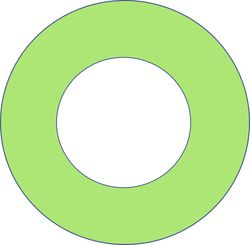
#> input picture Loop/Image/1.jpg, 250 x 245 px
$ python -i Loophandler.py   (imports and definitions only)
#> lines starting #> are read from the running program, lines starting #| are printed output that depends on the picture; after the words box and inside, x2 and y2 are one past the last pixel; in counts of white or black regions, pixels touching at a corner belong together
#> further down, picture is the input picture: shape (245, 250, 3); mean B, G, R 177, 237.9, 206.6
# -*- coding: utf-8 -*-

import cv2 as cv
import numpy as np
import math


class Loophandler (object):
    def __init__(self, img):
        self.Image = img
        self.ImgArea = img.shape[0]*img.shape[1]
#> self.ImgArea = 61250


    #图像初始化，转换成CANNY边缘图
    def __convertImagetoCanny(self):
        self.ImageOriginal = self.Image
        if self.Image is None:
            print ('some problem with the image')
        else:
            print ('Image Loaded')
        self.Image = cv.cvtColor(self.Image, cv.COLOR_BGR2GRAY)
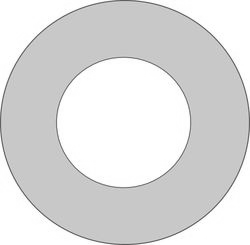
#> self.Image: shape (245, 250); min 82, max 255, mean 221.6
        self.Image = cv.GaussianBlur(self.Image, (5,5), 0)
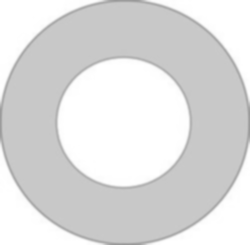
#> self.Image: shape (245, 250); min 153, max 255, mean 221.6
        self.Image = cv.adaptiveThreshold(
            self.Image,
            255,                    # Value to assign
            cv.ADAPTIVE_THRESH_MEAN_C,# Mean threshold
            cv.THRESH_BINARY,
            11,                     # Block size of small area
            2,                      # Const to substract
        )
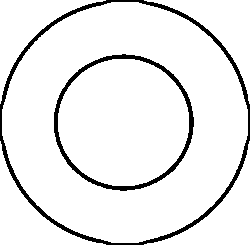
#> self.Image: shape (245, 250); 92.6% white; 2 black regions, box (x1, y1, x2, y2) and area: (0, 0, 250, 245) 2776, (54, 54, 194, 191) 1747
        self.Image = cv.Canny(
            self.Image,
            100,
            200,
        )
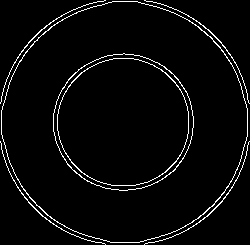
#> self.Image: shape (245, 250); 3.8% white in thin lines or dots
        self.WritingImage(self.Image, 'what')
        return self.Image


    #显示图像
    def WritingImage(self, image, imageName):
        if image is None:
            print ('Image is not valid.Please select some other image')
        else:
            cv.imshow(imageName, image)
            cv.waitKey(0)
            cv.destroyAllWindows()

    #找圆环，画圆环，只用了最简单的算法
    def LoopFinding(self):
        thresholdImage = self.__convertImagetoCanny()
        circles = cv.HoughCircles(
            thresholdImage,
            cv.HOUGH_GRADIENT, 1, 50,
            param1 = 50, param2 = 50,
            minRadius = 0, maxRadius = 0,
        )
#> circles = [[125.5, 124.5, 122.8]]
        for cir in circles[0]:
            cv.circle(self.ImageOriginal, (cir[0], cir[1]), cir[2], (0,255,0), 2)
            cv.circle(self.ImageOriginal, (cir[0], cir[1]), 2, (0,0,255), 3)
#> this loop made 1 pass
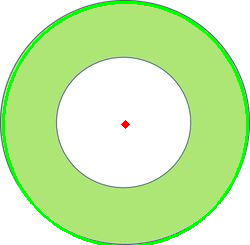
#> self.ImageOriginal: shape (245, 250, 3); 3.63% of pixels changed, all inside (x1, y1, x2, y2) = (2, 1, 249, 245)
        self.WritingImage(self.ImageOriginal, 'circles')
        print(circles)
#| [[[125.5 124.5 122.8]]]

>>> import cv2
>>> picture = cv2.imread('Image/1.jpg')
>>> result = Loophandler(picture).LoopFinding()
